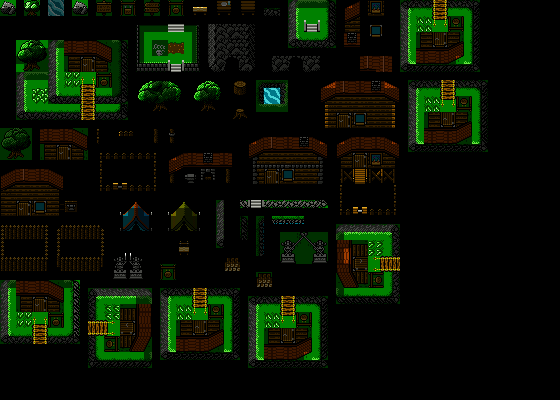

Rendered tile map (Tiled .tmx) drawn with the repository's tilesets; below, a short description and the map source with its tile grids summarised:
An orthogonal 70x50 tile map with 8x8 px tiles, 3 tile layers (regions, input_Buildings, output_Collision).

<map version="1.0" tiledversion="1.1.5" orientation="orthogonal" renderorder="right-down" width="70" height="50" tilewidth="8" tileheight="8" infinite="0" nextobjectid="1">
 <tileset firstgid="1" source="Tilesets.tsx" />
 <layer name="regions" width="70" height="50">
  <data>[3500 cells, 1580 non-empty, 928 distinct tile ids]</data>
 </layer>
 <layer name="input_Buildings" width="70" height="50">
  <data>[3500 cells, 1580 non-empty, 939 distinct tile ids]</data>
 </layer>
 <layer name="output_Collision" width="70" height="50" opacity="0.63">
  <data>[3500 cells, 1123 non-empty, 1 distinct tile ids]</data>
 </layer>
</map>
